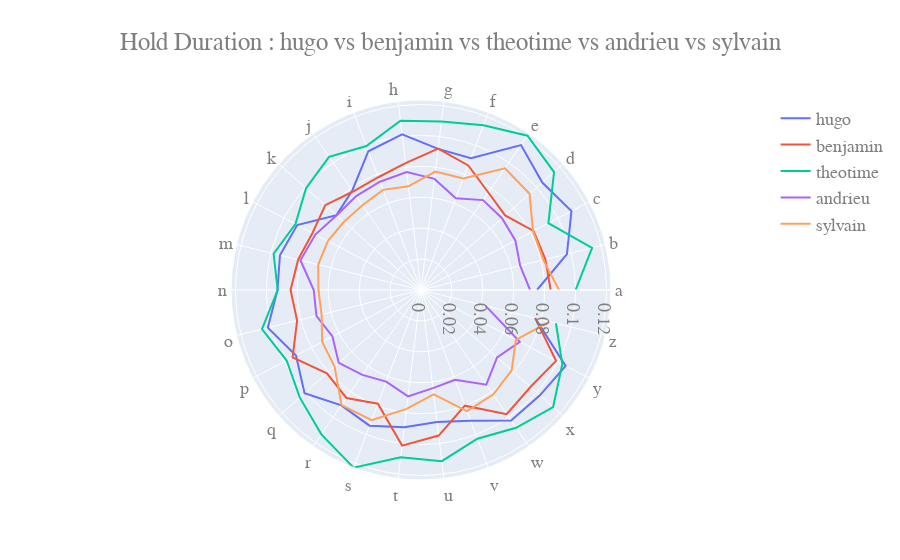

This figure's notebook cell:
### Markdown cell above
Another way to visualize and compare the hold duration is to draw a polygon. It is clearer than the bar plot when we want to compare many users.

`performance_polygon()` draws the polygon according to criterias (here its the 'a' to 'z' char array) for different users.

The polygon might not get printed on github. You can find the a screenshot in the 'data_visualisation_images' folder.

### Code cell
def performance_polygon(Username, criterias):
        colors = ["blue", "red", "green", "orange", "brown", "deeppink","sienna",
                "gold", "olivedrab", "mediumspringgreen", "navy", "plum", "cadetblue", "darkmagenta"
                , "black"]
        fig = go.Figure()
        for i in range (0,len(Username)):
            user = pd.read_csv(REFERENCE_FILEPATH+Username[i]+".csv",  sep="|", names=columns_ref, encoding = "ISO-8859-1")
            user = user.reset_index(drop=True)
            user = user.drop([0])
            user = user.reset_index(drop=True)
            user["HD_mean"] = pd.to_numeric(user["HD_mean"], downcast="float")

            user = user.sort_values("Key")
            a = getPosa(user)
            values1 = user.iloc[a:a+26, 2]
            
            fig.add_trace(go.Scatterpolar(
                r=values1,
                theta=criterias,
                name=Username[i]
            ))
        name = ""
        for i in Username:
            name += i + " vs "
        size = len(name)
        name = name[:size - 3]
        fig.update_layout(
            title="Hold Duration : "+ name,
            xaxis_title="x Axis Title",
            yaxis_title="y Axis Title",
            font=dict(
                family="Courier New, monospace",
                size=18,
                color="#7f7f7f"
            )
        )   
        fig.update_layout(title_text="Hold Duration : "+ name, title_x=0.5) 
        fig.show()

            
        

criterias = listAlphabet()
performance_polygon(["hugo", "benjamin", "theotime", "andrieu", "sylvain"], criterias)

### Figure 1 — Plotly figure (JSON) as saved in the notebook; plotly's stock layout.template omitted (floating-point values rounded to 4 significant figures)
{"data": [{"name": "hugo", "r": [0.075, 0.09722, 0.1099, 0.1048, 0.1139, 0.09117, 0.09193, 0.1014, 0.096, 0.07824, 0.07305, 0.09046, 0.09399, 0.09284, 0.102, 0.09131, 0.1006, 0.09067, 0.09387, 0.08949, 0.0861, 0.09049, 0.1026, 0.1028, 0.1057, 0.07602], "theta": ["a", "b", "c", "d", "e", "f", "g", "h", "i", "j", "k", "l", "m", "n", "o", "p", "q", "r", "s", "t", "u", "v", "w", "x", "y", "z"], "type": "scatterpolar"}, {"name": "benjamin", "r": [0.08387, 0.08286, 0.08222, 0.07272, 0.07667, 0.0862, 0.09213, 0.0827, 0.07801, 0.07741, 0.08273, 0.07929, 0.08187, 0.08438, 0.08256, 0.09378, 0.0813, 0.08488, 0.07868, 0.1014, 0.09484, 0.08005, 0.09756, 0.0946, 0.09864, 0.07611], "theta": ["a", "b", "c", "d", "e", "f", "g", "h", "i", "j", "k", "l", "m", "n", "o", "p", "q", "r", "s", "t", "u", "v", "w", "x", "y", "z"], "type": "scatterpolar"}, {"name": "theotime", "r": [0.1, 0.114, 0.09307, 0.115, 0.1213, 0.114, 0.1098, 0.1103, 0.09958, 0.1047, 0.09933, 0.09173, 0.0982, 0.09271, 0.1059, 0.09816, 0.1048, 0.1135, 0.1229, 0.1091, 0.1115, 0.1029, 0.1083, 0.1142, 0.1032, 0.08992], "theta": ["a", "b", "c", "d", "e", "f", "g", "h", "i", "j", "k", "l", "m", "n", "o", "p", "q", "r", "s", "t", "u", "v", "w", "x", "y", "z"], "type": "scatterpolar"}, {"name": "andrieu", "r": [0.07058, 0.06603, 0.06894, 0.07, 0.07066, 0.06353, 0.0724, 0.07691, 0.07489, 0.07381, 0.07286, 0.07717, 0.08033, 0.06939, 0.06967, 0.06471, 0.07108, 0.06671, 0.06341, 0.06937, 0.06393, 0.06217, 0.0744, 0.06576, 0.07219, 0.04307], "theta": ["a", "b", "c", "d", "e", "f", "g", "h", "i", "j", "k", "l", "m", "n", "o", "p", "q", "r", "s", "t", "u", "v", "w", "x", "y", "z"], "type": "scatterpolar"}, {"name": "sylvain", "r": [0.08932, 0.08153, 0.08183, 0.09383, 0.09564, 0.07711, 0.07716, 0.06758, 0.06927, 0.06667, 0.06656, 0.06804, 0.06848, 0.06633, 0.06624, 0.0722, 0.07468, 0.09048, 0.09008, 0.07746, 0.06808, 0.08385, 0.08223, 0.07835, 0.06929, 0.08567], "theta": ["a", "b", "c", "d", "e", "f", "g", "h", "i", "j", "k", "l", "m", "n", "o", "p", "q", "r", "s", "t", "u", "v", "w", "x", "y", "z"], "type": "scatterpolar"}], "layout": {"font": {"color": "#7f7f7f", "family": "Courier New, monospace", "size": 18}, "title": {"text": "Hold Duration : hugo vs benjamin vs theotime vs andrieu vs sylvain ", "x": 0.5}, "xaxis": {"title": {"text": "x Axis Title"}}, "yaxis": {"title": {"text": "y Axis Title"}}}}
